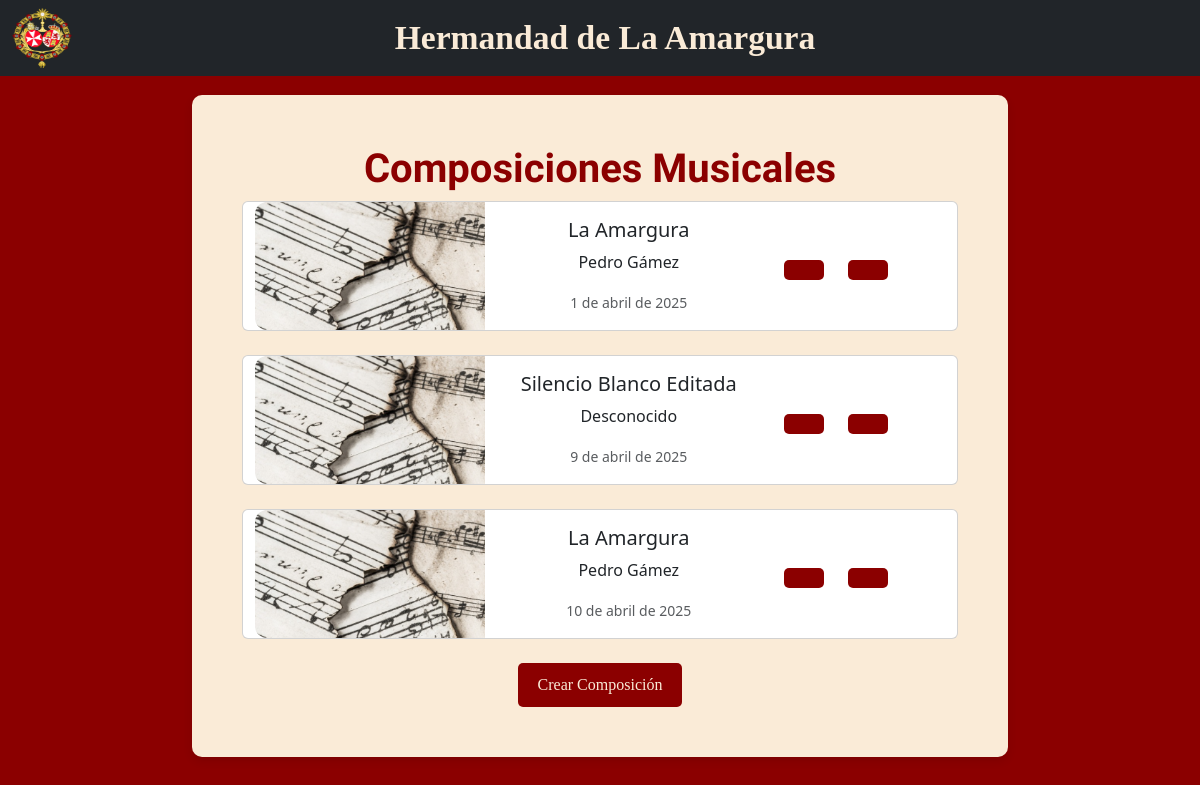
Before: /composiciones_musicales/ with the older database file.
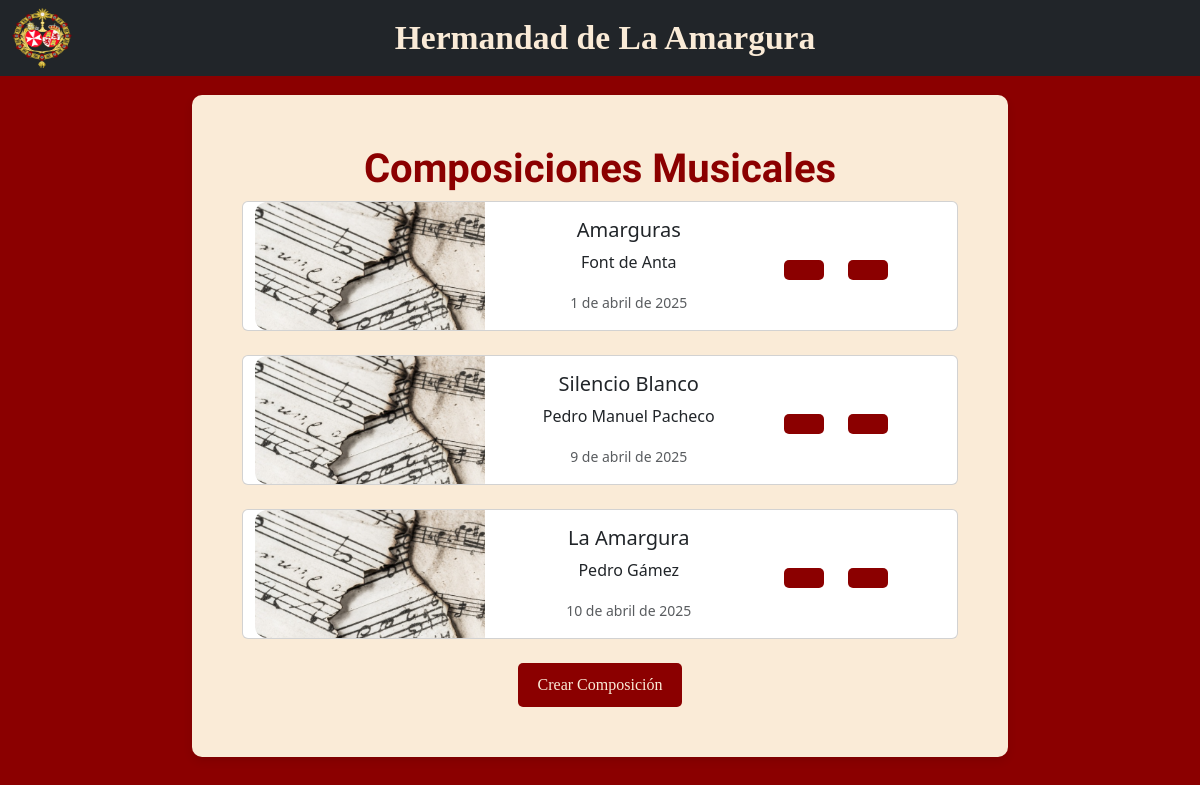
After: the same page with the newer database file.
### hermandapp/models.py (models this page shows, shortened)
class ComposicionMusical(models.Model):
    nombre = models.CharField(max_length=200)
    autor = models.CharField(max_length=150)
    fecha_creacion = models.DateField()
    es_marcha_procesional = models.BooleanField(default=True)

### hermandapp/views.py (the view)
# urls.py: path('composiciones_musicales/', go_composiciones, name='composiciones'),
def go_composiciones(request):
    lista_composiciones = ComposicionMusical.objects.all()
    return render(request, 'composiciones.html', {'composiciones': lista_composiciones})

### templates/composiciones.html
{% extends 'base.html' %}
{% load bootstrap_icons %}
{% load static %}
{% block content %}
    <h1>Composiciones Musicales</h1>
    <div class="container text-center">
        {% for c in composiciones %}
            <div class="row">
                <div class="card mb-12">
                    <div class="row g-0">
                        <div class="col-md-4">
                            <img src="{% static 'images/fondo_composiciones.png' %}" class="custom-img"
                                 alt="...">
                        </div>
                        <div class="col-md-5">
                            <div class="card-body">
                                <h5 class="card-title">{{ c.nombre }}</h5>
                                <p class="card-text">{{ c.autor }}</p>
                                <p class="card-text"><small class="text-muted">{{ c.fecha_creacion }}</small></p>
                            </div>
                        </div>
                        <div class="col-md-2  alinear-final">
                            <div class="row centrar" >
                                <div class="col-md-6">
                                    <a href="{% url 'new_composicion' id=c.id %}" class="mb-2">
                                        <button class="btn-amargura">{% bs_icon 'pen' %}</button>
                                    </a>
                                </div>
                                <div class="col-md-6">
                                    <a href="{% url 'eliminar' id=c.id %}">
                                        <button class="btn-amargura">{% bs_icon 'trash' %}</button>
                                    </a>
                                </div>
                            </div>
                        </div>
                    </div>
                </div>
            </div>
            <br>
        {% endfor %}
    </div>
    <a href="{% url 'new_composicion' id=0 %}">
        <button class="btn-amargura">Crear Composición</button>
    </a>
{% endblock %}

Changed rows visible on the page:
changed ComposicionMusical: nombre "La Amargura" → "Amarguras"; autor "Pedro Gámez" → "Font de Anta"
changed ComposicionMusical: nombre "Silencio Blanco Editada" → "Silencio Blanco"; autor "Desconocido" → "Pedro Manuel Pacheco"
